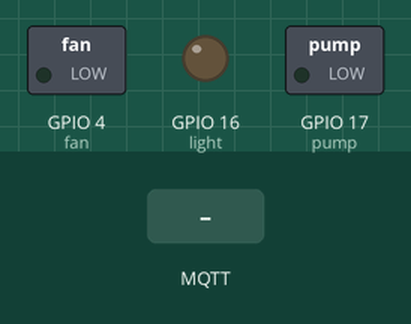
This sketch was run on a simulated ESP32. Parts: switched loads named in the sketch (green lamp = pin HIGH), output pins drawn as LEDs (lit = HIGH). Inputs (shaded band) come from the test bench. WiFi joins after 1.5 s; servers stay silent unless stated; no MQTT or app messages arrive unless stated; what the sketch prints to the serial monitor is not drawn.

Above: at 2.7 s.
2.8 s: MQTT message "1" arrives on the first subscribed topic
At 4.0 s:
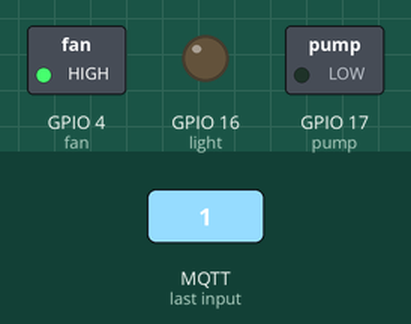
4.3 s: MQTT message "1" arrives on the second subscribed topic
At 5.2 s:
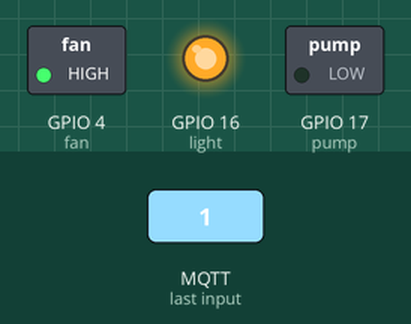
5.8 s: MQTT message "esp32/fan_control" arrives on the first subscribed topic
At 6.3 s:
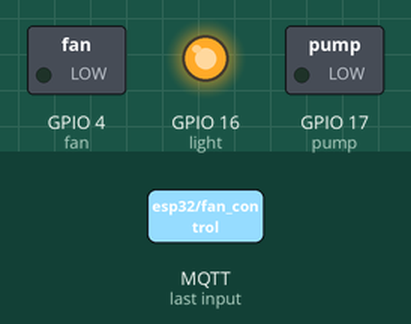
7.3 s: MQTT message "1" arrives on the third subscribed topic
At 8.5 s:
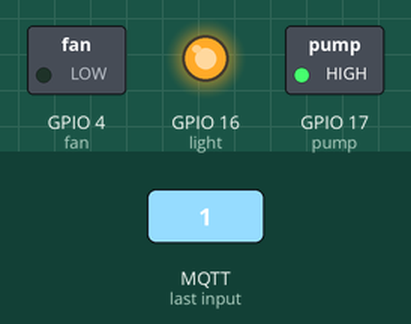
8.8 s: MQTT message "esp32/fan_control" arrives on the second subscribed topic
At 9.8 s:
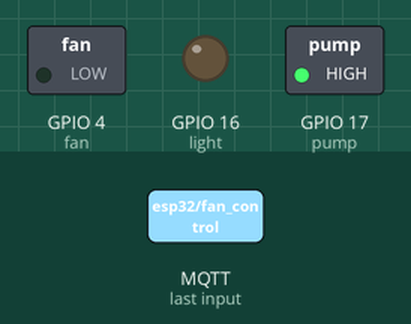
10.3 s: MQTT message "0" arrives on the third subscribed topic
At 11.0 s:
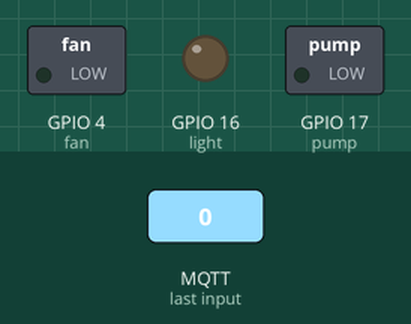
Timing chart, 0 to 12.8 s (numbered marks = the images above; inputs shaded):
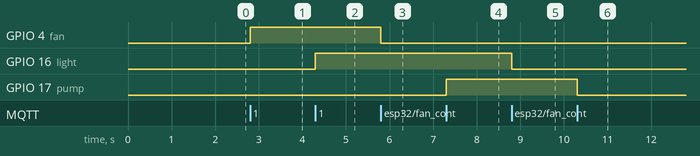

The sketch:

relay.ino
```cpp
#include <WiFi.h>
#include <PubSubClient.h>

const char* ssid = "ModernFarm";
const char* password = "Smart@Farm2565";
const char* mqtt_server = "192.168.1.105";

WiFiClient espClient;
PubSubClient client(espClient);

int fan = 4;
int light = 16;
int pump = 17;

void setup_wifi() {
  delay(10);
  Serial.println();
  Serial.print("Connecting to ");
  Serial.println(ssid);

  WiFi.begin(ssid, password);

  while (WiFi.status() != WL_CONNECTED) {
    delay(500);
    Serial.print(".");
  }

  Serial.println("");
  Serial.println("WiFi connected");
  Serial.println("IP address: ");
  Serial.println(WiFi.localIP());
}

void callback(char* topic, byte* payload, unsigned int length) {
  Serial.print("Message arrived [");
  Serial.print(topic);
  Serial.print("] ");
  for (int i = 0; i < length; i++) {
    Serial.print((char)payload[i]);
  }
  Serial.println();

  // Check the topic and control the corresponding relay
  if (strcmp(topic, "esp32/fan_control") == 0) {
    digitalWrite(fan, payload[0] == '1' ? HIGH : LOW);
  } else if (strcmp(topic, "esp32/light_control") == 0) {
    digitalWrite(light, payload[0] == '1' ? HIGH : LOW);
  } else if (strcmp(topic, "esp32/pump_control") == 0) {
    digitalWrite(pump, payload[0] == '1' ? HIGH : LOW);
  }
}

void reconnect() {
  while (!client.connected()) {
    Serial.print("Attempting MQTT connection...");
    if (client.connect("ESP32Client")) {
      Serial.println("connected");
      client.subscribe("esp32/fan_control");
      client.subscribe("esp32/light_control");
      client.subscribe("esp32/pump_control");
    } else {
      Serial.print("failed, rc=");
      Serial.print(client.state());
      Serial.println(" try again in 5 seconds");
      delay(5000);
    }
  }
}

void setup() {
  Serial.begin(115200);
  pinMode(fan, OUTPUT);
  pinMode(light, OUTPUT);
  pinMode(pump, OUTPUT);
  setup_wifi();
  client.setServer(mqtt_server, 1883);
  client.setCallback(callback);
}

void loop() {
  if (!client.connected()) {
    reconnect();
  }
  client.loop();
}
```

Measured:
- after the input at 2.8 s, GPIO 4 (fan): LOW → HIGH at once
- after the input at 4.3 s, GPIO 16 (light): LOW → HIGH at once
- after the input at 5.8 s, GPIO 4 (fan): HIGH → LOW at once
- after the input at 7.3 s, GPIO 17 (pump): LOW → HIGH at once
- after the input at 8.8 s, GPIO 16 (light): HIGH → LOW at once
- after the input at 10.3 s, GPIO 17 (pump): HIGH → LOW at once
